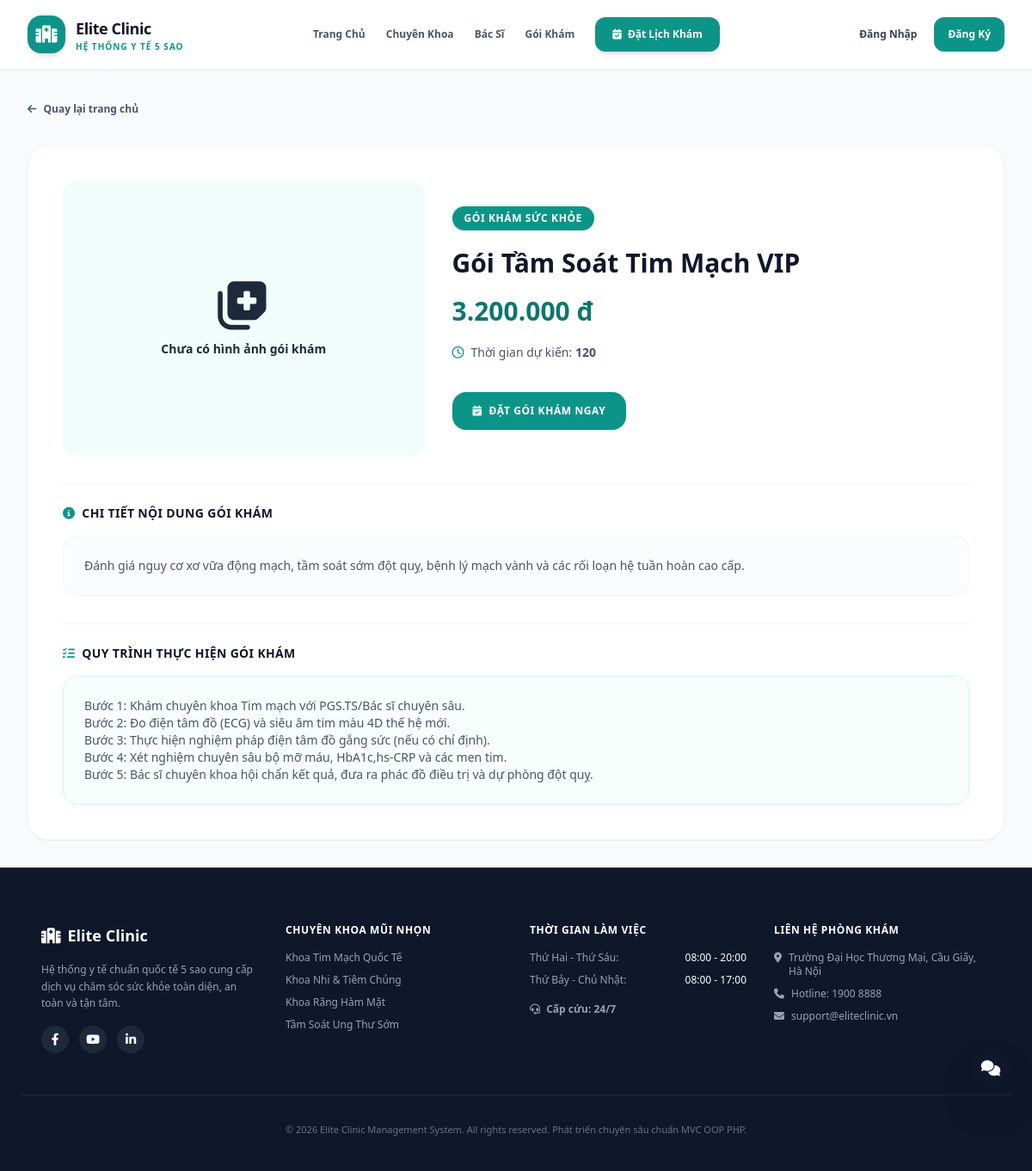
The page /index.php?act=chi-tiet-goi-kham&id=2 on the database its author committed.
### tables this page shows
CREATE TABLE goi_kham (
    ma_goi_kham INT AUTO_INCREMENT PRIMARY KEY,
    ten_goi VARCHAR(100) NOT NULL,
    ma_chuyen_khoa INT NULL,
    mo_ta TEXT NULL,
    gia DECIMAL(12,2) NOT NULL,
    thoi_gian_du_kien INT NULL,
    hinh_anh VARCHAR(255) NULL,
    trang_thai ENUM('dang_hoat_dong', 'ngung_hoat_dong') DEFAULT 'dang_hoat_dong',
    ngay_tao TIMESTAMP DEFAULT CURRENT_TIMESTAMP,

    FOREIGN KEY (ma_chuyen_khoa) REFERENCES chuyen_khoa(ma_chuyen_khoa)
);

### controllers/BenhNhanController.php (called while the page is built, shortened)
<?php
require_once __DIR__ . '/../config/Database.php';
require_once __DIR__ . '/../models/GoiKham.php';
class BenhNhanController
{
    private $db;
    public function __construct()
    {
        $database = new Database();
        $this->db = $database->getConnection();
    }
    public function chiTietGoiKham()
    {
        $id = filter_input(INPUT_GET, 'id', FILTER_VALIDATE_INT);
        $goiKhamModel = new GoiKham($this->db);
        $chiTiet = $goiKhamModel->getGoiKhamById($id);
        require_once __DIR__ . '/../views/chi_tiet_goi_kham.php';
    }
}

### config/Database.php (called while the page is built)
<?php
class Database {
    private $host = "127.0.0.1";
    private $db_name = "quanlyphongkham";
    private $username = "root";
    private $password = "";
    private $port = "3307";
    public function getConnection(): PDO {
        $dsn = "mysql:host={$this->host};port={$this->port};dbname={$this->db_name};charset=utf8mb4";
        try {
            $conn = new PDO($dsn, $this->username, $this->password, [
                PDO::ATTR_ERRMODE => PDO::ERRMODE_EXCEPTION,
                PDO::ATTR_DEFAULT_FETCH_MODE => PDO::FETCH_ASSOC,
                PDO::ATTR_EMULATE_PREPARES => false
            ]);
            return $conn;
        } catch (PDOException $e) {
            throw new RuntimeException(
                "Không thể kết nối cơ sở dữ liệu: " . $e->getMessage(),
                0,
                $e
            );
        }
    }
}

### models/GoiKham.php (called while the page is built, shortened)
<?php
class GoiKham {
    private $conn;
    public function __construct($db) {
        $this->conn = $db;
    }
    public function getGoiKhamById($id) {
        $sql = "SELECT gk.*, ck.ten_chuyen_khoa
                FROM goi_kham gk
                LEFT JOIN chuyen_khoa ck
                ON ck.ma_chuyen_khoa = gk.ma_chuyen_khoa
                WHERE gk.ma_goi_kham = :id
                LIMIT 1";
        $stmt = $this->conn->prepare($sql);
        $stmt->execute([':id' => $id]);
        return $stmt->fetch(PDO::FETCH_ASSOC);
    }
}

### views/chi_tiet_goi_kham.php (the view, shortened to what this page needs)
<?php
require_once 'views/header.php';
$tenGoi = $chiTiet['ten_goi'] ?? 'Gói khám dịch vụ';
$gia = (float)($chiTiet['gia'] ?? 0);
$moTa = $chiTiet['mo_ta'] ?? '';
$quyTrinh = trim($chiTiet['quy_trinh'] ?? '');
$hinhAnh = $chiTiet['hinh_anh'] ?? '';
$thoiGian = $chiTiet['thoi_gian_du_kien'] ?? '';
?>
<main class="max-w-7xl mx-auto px-4 sm:px-6 lg:px-8 py-8 space-y-8">
    <div>
        <a href="index.php?act=home"
           class="inline-flex items-center space-x-2 text-xs font-bold text-slate-600 hover:text-brand-600 transition">
            <i class="fa-solid fa-arrow-left"></i>
            <span>Quay lại trang chủ</span>
        </a>
    </div>
    <?php if (!empty($chiTiet)): ?>
        <div class="bg-white p-8 md:p-10 rounded-3xl border border-slate-100 shadow-sm space-y-8">
            <div class="grid grid-cols-1 lg:grid-cols-12 gap-8 items-center">
                <div class="lg:col-span-5">
                    <?php if (!empty($hinhAnh)): ?>
                        <img
                            src="<?= htmlspecialchars($hinhAnh); ?>"
                            alt="<?= htmlspecialchars($tenGoi); ?>"
                            class="w-full h-72 md:h-80 object-cover rounded-2xl border border-slate-100 shadow-sm"
                        >
                    <?php else: ?>
                        <div class="w-full h-72 md:h-80 rounded-2xl bg-brand-50 flex flex-col items-center justify-center text-brand-300">
                            <i class="fa-solid fa-notes-medical text-6xl mb-3"></i>
                            <span class="text-sm font-semibold">Chưa có hình ảnh gói khám</span>
                        </div>
                    <?php endif; ?>
                </div>
                <div class="lg:col-span-7 space-y-5">
                    <span class="bg-brand-600 text-white text-xs font-bold px-3.5 py-1.5 rounded-full uppercase tracking-wider inline-block shadow-sm">
                        Gói khám sức khỏe
                    </span>
                    <h1 class="text-2xl md:text-3xl font-extrabold text-slate-900">
                        <?= htmlspecialchars($tenGoi); ?>
                    </h1>
                    <div class="text-2xl md:text-3xl font-extrabold text-brand-700">
                        <?= number_format($gia, 0, ',', '.'); ?> đ
                    </div>
                    <?php if (!empty($thoiGian)): ?>
                        <div class="flex items-center gap-2 text-sm text-slate-600">
                            <i class="fa-regular fa-clock text-brand-600"></i>
                            <span>
                                Thời gian dự kiến:
                                <strong><?= htmlspecialchars($thoiGian); ?></strong>
                            </span>
                        </div>
                    <?php endif; ?>
                    <div class="pt-4">
                        <a href="index.php?act=dat-goi-kham&id=<?= (int)$chiTiet['ma_goi_kham']; ?>"
                           class="inline-flex items-center space-x-2 bg-brand-600 hover:bg-brand-700 text-white font-bold text-xs px-6 py-3.5 rounded-2xl shadow transition uppercase tracking-wider">
                            <i class="fa-solid fa-calendar-check"></i>
                            <span>Đặt Gói Khám Ngay</span>
                        </a>
                    </div>
                </div>
            </div>
            <div class="pt-6 border-t border-slate-100 space-y-4">
                <h3 class="font-bold text-slate-900 text-sm uppercase tracking-wide flex items-center space-x-2">
                    <i class="fa-solid fa-circle-info text-brand-600"></i>
                    <span>Chi Tiết Nội Dung Gói Khám</span>
                </h3>
                <div class="text-xs md:text-sm text-slate-600 leading-relaxed bg-slate-50/60 p-6 rounded-2xl border border-slate-100">
                    <?php if (!empty($moTa)): ?>
                        <?= nl2br(htmlspecialchars($moTa)); ?>
                    <?php else: ?>
                        <p class="italic text-slate-400">
                            Chưa có thông tin mô tả chi tiết cho gói khám này.
                        </p>
                    <?php endif; ?>
                </div>
            </div>
            <div class="pt-6 border-t border-slate-100 space-y-4">
                <h3 class="font-bold text-slate-900 text-sm uppercase tracking-wide flex items-center space-x-2">
                    <i class="fa-solid fa-list-check text-brand-600"></i>
                    <span>Quy Trình Thực Hiện Gói Khám</span>
                </h3>
                <div class="bg-brand-50/50 p-6 rounded-2xl border border-brand-100 text-xs md:text-sm text-slate-600 leading-relaxed">
                    <?php if (!empty($quyTrinh)): ?>
                        <?= nl2br(htmlspecialchars($quyTrinh)); ?>
                    <?php else: ?>
                        <p class="italic text-slate-400">
                            Admin chưa cập nhật quy trình thực hiện cho gói khám này.
                        </p>
                    <?php endif; ?>
                </div>
            </div>
        </div>
    <?php endif; ?>
</main>
<?php require_once 'views/footer.php'; ?>

### views/header.php (style rules this page uses)
html { scroll-behavior: smooth; }

### rows shown on the page
goi_kham: ten_goi "Gói Tầm Soát Tim Mạch VIP", gia "3.200.000", thoi_gian_du_kien "120", mo_ta "Đánh giá nguy cơ xơ vữa động mạch, tầm soát sớm đột quỵ, bệnh lý mạch vành và các rối loạn hệ tuần hoàn cao cấp.", quy_trinh "Bước 1: Khám chuyên khoa Tim mạch với PGS.TS/Bác sĩ chuyên sâu. Bước 2: Đo điện tâm đồ (ECG) và siêu âm tim màu 4D thế hệ mới. Bước 3: Thực hiện nghiệm pháp điện tâm đồ gắng sức (nếu có chỉ định). Bước 4: Xét nghiệm chuyên sâu bộ mỡ máu, HbA1c,hs-CRP và các men tim. Bước 5: Bác sĩ chuyên khoa hội chẩn kết quả, đưa ra phác đồ điều trị và dự phòng đột quỵ."
